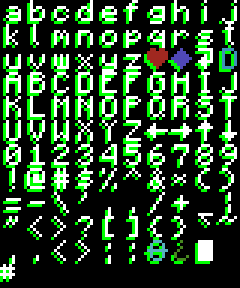
#> input picture export/blues/extra_alphabets/alphabet_minecraft.bmp, 80 x 96 px, given in place of alphabet_minecraft.bmp.png, which was not available (shown 3 times larger)
$ python cp437_to_powder.py
#> lines starting #> are read from the running program, lines starting #| are printed output that depends on the picture
from pathlib import Path
from PIL import Image

font_name=input('Font name (exclude .png extension): ')
#> the answer given: ../../../export/blues/extra_alphabets/alphabet_minecraft.bmp
font_cp=Image.open('{0}/{1}.png'.format(Path(__file__).parent, font_name))
#> font_cp is the input picture: PIL image 80x96 P; mean R, G, B 43.3, 76.9, 43.6

tile_size=font_cp.width//16
#> tile_size = 5
font_powder=Image.new('RGB', (tile_size*10, tile_size*12))
#> font_powder: PIL image 50x60 RGB; every value is 0

# Coords: x then y (multiplied by tilesize)
charmap=[
[( 1,6),( 2,6),( 3,6),( 4,6),( 5,6),( 6,6),( 7, 6),( 8, 6),( 9, 6),(10,6)],
[(11,6),(12,6),(13,6),(14,6),(15,6),( 0,7),( 1, 7),( 2, 7),( 3, 7),( 4,7)],
[( 5,7),( 6,7),( 7,7),( 8,7),( 9,7),(10,7),( 3, 0),( 4, 0),( 0, 0),( 4,4)],
[( 1,4),( 2,4),( 3,4),( 4,4),( 5,4),( 6,4),( 7, 4),( 8, 4),( 9, 4),(10,4)],
[(11,4),(12,4),(13,4),(14,4),(15,4),( 0,5),( 1, 5),( 2, 5),( 3, 5),( 4,5)],
[( 5,5),( 6,5),( 7,5),( 8,5),( 9,5),(10,5),(11, 1),(10, 1),( 8, 1),( 9,1)],
[( 0,3),( 1,3),( 2,3),( 3,3),( 4,3),( 5,3),( 6, 3),( 7, 3),( 8, 3),( 9,3)],
[( 1,2),( 0,4),( 3,2),( 4,2),( 5,2),(14,5),( 6, 2),(10, 2),( 8, 2),( 9,2)],
[(13,3),(13,2),(12,5),( 7,2),(12,2),(14,2),(15, 2),(11, 2),(15, 5),(12,7)],
[( 2,2),(12,3),(14,3),(15,3),(11,5),(13,5),(11, 7),(13, 7),( 0, 6),(14,7)],
[(12,2),(14,2),(12,3),(14,3),(11,3),(10,3),( 9,14),( 2, 0),(14,15),( 0,0)]]

for j in range(11):
    for i in range(10):
        x, y=charmap[j][i]
        font_powder.paste(font_cp.crop((x*tile_size, y*tile_size, (x+1)*tile_size, (y+1)*tile_size)), (i*tile_size, j*tile_size, (i+1)*tile_size, (j+1)*tile_size))
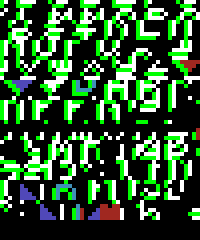
#> font_powder: PIL image 50x60 RGB (shown 4 times larger); mean R, G, B 50, 89.3, 50.6

font_powder.save('{0}/{1}_powder.png'.format(Path(__file__).parent, font_name))

$ run again, on export/blues/extra_alphabets/alphabet_msx.bmp
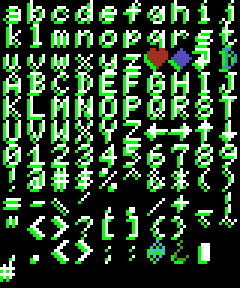
#> input picture export/blues/extra_alphabets/alphabet_msx.bmp, 80 x 96 px, given in place of alphabet_msx.bmp.png, which was not available (shown 3 times larger)
#> font_cp is the input picture: PIL image 80x96 P; mean R, G, B 43.8, 76.7, 44
#> after the loop `for j in range(11):`:
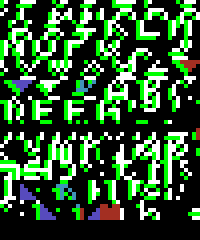
#> font_powder: PIL image 50x60 RGB (shown 4 times larger); mean R, G, B 50.1, 88.4, 50.5

$ run again, on export/blues/extra_alphabets/alphabet_textmachine_handwriting.bmp
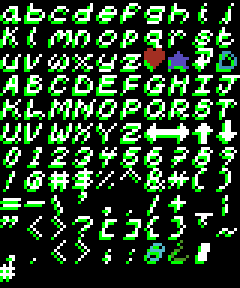
#> input picture export/blues/extra_alphabets/alphabet_textmachine_handwriting.bmp, 80 x 96 px, given in place of alphabet_textmachine_handwriting.bmp.png, which was not available (shown 3 times larger)
#> font_cp is the input picture: PIL image 80x96 P; mean R, G, B 42.9, 72.9, 43.1
#> after the loop `for j in range(11):`:
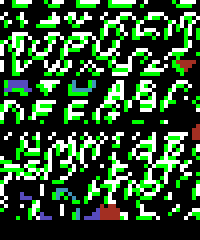
#> font_powder: PIL image 50x60 RGB (shown 4 times larger); mean R, G, B 49.2, 84.7, 49.4
